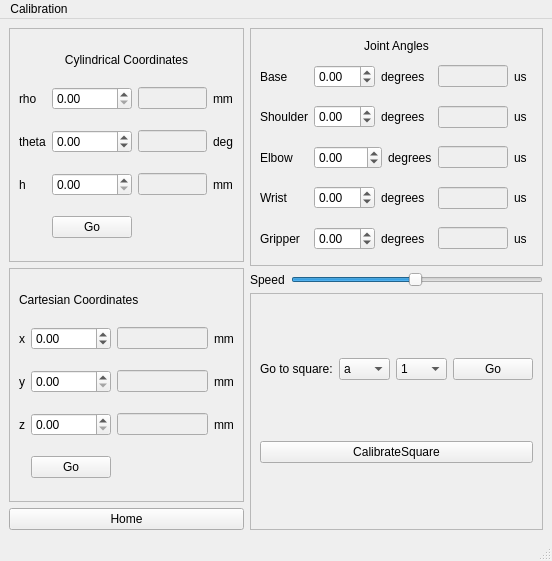
<?xml version="1.0" encoding="UTF-8"?>
<ui version="4.0">
 <class>MainWindow</class>
 <widget class="QMainWindow" name="MainWindow">
  <property name="geometry">
   <rect>
    <x>0</x>
    <y>0</y>
    <width>552</width>
    <height>561</height>
   </rect>
  </property>
  <property name="windowTitle">
   <string>MainWindow</string>
  </property>
  <widget class="QWidget" name="centralwidget">
   <layout class="QGridLayout" name="gridLayout_4">
    <item row="0" column="2">
     <layout class="QVBoxLayout" name="verticalLayout_3">
      <item>
       <widget class="QFrame" name="frame_3">
        <property name="frameShape">
         <enum>QFrame::StyledPanel</enum>
        </property>
        <property name="frameShadow">
         <enum>QFrame::Raised</enum>
        </property>
        <layout class="QHBoxLayout" name="horizontalLayout_2">
         <item>
          <layout class="QGridLayout" name="gridLayout">
           <item row="1" column="0">
            <widget class="QLabel" name="label_2">
             <property name="text">
              <string>Base</string>
             </property>
            </widget>
           </item>
           <item row="2" column="0">
            <widget class="QLabel" name="label_3">
             <property name="text">
              <string>Shoulder</string>
             </property>
            </widget>
           </item>
           <item row="3" column="0">
            <widget class="QLabel" name="label_4">
             <property name="text">
              <string>Elbow</string>
             </property>
            </widget>
           </item>
           <item row="4" column="0">
            <widget class="QLabel" name="label_5">
             <property name="text">
              <string>Wrist</string>
             </property>
            </widget>
           </item>
           <item row="5" column="0">
            <widget class="QLabel" name="label_6">
             <property name="text">
              <string>Gripper</string>
             </property>
            </widget>
           </item>
           <item row="1" column="1">
            <layout class="QHBoxLayout" name="horizontalLayout_3">
             <item>
              <widget class="QDoubleSpinBox" name="baseAng">
               <property name="minimum">
                <double>-90.000000000000000</double>
               </property>
               <property name="maximum">
                <double>90.000000000000000</double>
               </property>
               <property name="singleStep">
                <double>0.100000000000000</double>
               </property>
              </widget>
             </item>
             <item>
              <widget class="QLabel" name="label_7">
               <property name="text">
                <string>degrees</string>
               </property>
              </widget>
             </item>
            </layout>
           </item>
           <item row="1" column="2">
            <layout class="QHBoxLayout" name="horizontalLayout_4">
             <item>
              <widget class="QLineEdit" name="baseUs">
               <property name="enabled">
                <bool>false</bool>
               </property>
               <property name="readOnly">
                <bool>true</bool>
               </property>
              </widget>
             </item>
             <item>
              <widget class="QLabel" name="label_8">
               <property name="text">
                <string>us</string>
               </property>
              </widget>
             </item>
            </layout>
           </item>
           <item row="2" column="1">
            <layout class="QHBoxLayout" name="horizontalLayout_5">
             <item>
              <widget class="QDoubleSpinBox" name="shoulderAng">
               <property name="minimum">
                <double>-90.000000000000000</double>
               </property>
               <property name="maximum">
                <double>90.000000000000000</double>
               </property>
               <property name="singleStep">
                <double>0.100000000000000</double>
               </property>
              </widget>
             </item>
             <item>
              <widget class="QLabel" name="label_9">
               <property name="text">
                <string>degrees</string>
               </property>
              </widget>
             </item>
            </layout>
           </item>
           <item row="2" column="2">
            <layout class="QHBoxLayout" name="horizontalLayout_6">
             <item>
              <widget class="QLineEdit" name="shoulderUs">
               <property name="enabled">
                <bool>false</bool>
               </property>
               <property name="readOnly">
                <bool>true</bool>
               </property>
              </widget>
             </item>
             <item>
              <widget class="QLabel" name="label_13">
               <property name="text">
                <string>us</string>
               </property>
              </widget>
             </item>
            </layout>
           </item>
           <item row="3" column="1">
            <layout class="QHBoxLayout" name="horizontalLayout_7">
             <item>
              <widget class="QDoubleSpinBox" name="elbowAng">
               <property name="minimum">
                <double>-180.000000000000000</double>
               </property>
               <property name="maximum">
                <double>180.000000000000000</double>
               </property>
               <property name="singleStep">
                <double>0.100000000000000</double>
               </property>
              </widget>
             </item>
             <item>
              <widget class="QLabel" name="label_10">
               <property name="text">
                <string>degrees</string>
               </property>
              </widget>
             </item>
            </layout>
           </item>
           <item row="3" column="2">
            <layout class="QHBoxLayout" name="horizontalLayout_8">
             <item>
              <widget class="QLineEdit" name="elbowUs">
               <property name="enabled">
                <bool>false</bool>
               </property>
               <property name="readOnly">
                <bool>true</bool>
               </property>
              </widget>
             </item>
             <item>
              <widget class="QLabel" name="label_14">
               <property name="text">
                <string>us</string>
               </property>
              </widget>
             </item>
            </layout>
           </item>
           <item row="4" column="1">
            <layout class="QHBoxLayout" name="horizontalLayout_9">
             <item>
              <widget class="QDoubleSpinBox" name="wristAng">
               <property name="minimum">
                <double>-90.000000000000000</double>
               </property>
               <property name="maximum">
                <double>90.000000000000000</double>
               </property>
               <property name="singleStep">
                <double>0.100000000000000</double>
               </property>
              </widget>
             </item>
             <item>
              <widget class="QLabel" name="label_11">
               <property name="text">
                <string>degrees</string>
               </property>
              </widget>
             </item>
            </layout>
           </item>
           <item row="4" column="2">
            <layout class="QHBoxLayout" name="horizontalLayout_10">
             <item>
              <widget class="QLineEdit" name="wristUs">
               <property name="enabled">
                <bool>false</bool>
               </property>
               <property name="readOnly">
                <bool>true</bool>
               </property>
              </widget>
             </item>
             <item>
              <widget class="QLabel" name="label_15">
               <property name="text">
                <string>us</string>
               </property>
              </widget>
             </item>
            </layout>
           </item>
           <item row="5" column="1">
            <layout class="QHBoxLayout" name="horizontalLayout_11">
             <item>
              <widget class="QDoubleSpinBox" name="gripperAng">
               <property name="minimum">
                <double>-90.000000000000000</double>
               </property>
               <property name="maximum">
                <double>90.000000000000000</double>
               </property>
               <property name="singleStep">
                <double>0.100000000000000</double>
               </property>
              </widget>
             </item>
             <item>
              <widget class="QLabel" name="label_12">
               <property name="text">
                <string>degrees</string>
               </property>
              </widget>
             </item>
            </layout>
           </item>
           <item row="5" column="2">
            <layout class="QHBoxLayout" name="horizontalLayout_12">
             <item>
              <widget class="QLineEdit" name="gripperUs">
               <property name="enabled">
                <bool>false</bool>
               </property>
               <property name="readOnly">
                <bool>true</bool>
               </property>
              </widget>
             </item>
             <item>
              <widget class="QLabel" name="label_16">
               <property name="text">
                <string>us</string>
               </property>
              </widget>
             </item>
            </layout>
           </item>
           <item row="0" column="0" colspan="4">
            <widget class="QLabel" name="label">
             <property name="sizePolicy">
              <sizepolicy hsizetype="Minimum" vsizetype="Minimum">
               <horstretch>0</horstretch>
               <verstretch>0</verstretch>
              </sizepolicy>
             </property>
             <property name="maximumSize">
              <size>
               <width>1000</width>
               <height>15</height>
              </size>
             </property>
             <property name="frameShape">
              <enum>QFrame::NoFrame</enum>
             </property>
             <property name="text">
              <string>Joint Angles</string>
             </property>
             <property name="alignment">
              <set>Qt::AlignCenter</set>
             </property>
            </widget>
           </item>
          </layout>
         </item>
        </layout>
       </widget>
      </item>
      <item>
       <layout class="QHBoxLayout" name="horizontalLayout_15">
        <item>
         <widget class="QLabel" name="label_31">
          <property name="text">
           <string>Speed</string>
          </property>
         </widget>
        </item>
        <item>
         <widget class="QSlider" name="speedSlider">
          <property name="minimum">
           <number>1</number>
          </property>
          <property name="maximum">
           <number>100</number>
          </property>
          <property name="value">
           <number>50</number>
          </property>
          <property name="orientation">
           <enum>Qt::Horizontal</enum>
          </property>
          <property name="invertedAppearance">
           <bool>false</bool>
          </property>
          <property name="invertedControls">
           <bool>false</bool>
          </property>
          <property name="tickPosition">
           <enum>QSlider::NoTicks</enum>
          </property>
         </widget>
        </item>
       </layout>
      </item>
      <item>
       <widget class="QFrame" name="frame_4">
        <property name="sizePolicy">
         <sizepolicy hsizetype="Minimum" vsizetype="Minimum">
          <horstretch>0</horstretch>
          <verstretch>0</verstretch>
         </sizepolicy>
        </property>
        <property name="minimumSize">
         <size>
          <width>0</width>
          <height>100</height>
         </size>
        </property>
        <property name="frameShape">
         <enum>QFrame::StyledPanel</enum>
        </property>
        <property name="frameShadow">
         <enum>QFrame::Raised</enum>
        </property>
        <layout class="QHBoxLayout" name="horizontalLayout_17">
         <item>
          <layout class="QVBoxLayout" name="verticalLayout_2">
           <item>
            <layout class="QHBoxLayout" name="horizontalLayout_16">
             <item>
              <widget class="QLabel" name="label_32">
               <property name="text">
                <string>Go to square:</string>
               </property>
              </widget>
             </item>
             <item>
              <widget class="QComboBox" name="fileCombo">
               <item>
                <property name="text">
                 <string>a</string>
                </property>
               </item>
               <item>
                <property name="text">
                 <string>b</string>
                </property>
               </item>
               <item>
                <property name="text">
                 <string>c</string>
                </property>
               </item>
               <item>
                <property name="text">
                 <string>d</string>
                </property>
               </item>
               <item>
                <property name="text">
                 <string>e</string>
                </property>
               </item>
               <item>
                <property name="text">
                 <string>f</string>
                </property>
               </item>
               <item>
                <property name="text">
                 <string>g</string>
                </property>
               </item>
               <item>
                <property name="text">
                 <string>h</string>
                </property>
               </item>
              </widget>
             </item>
             <item>
              <widget class="QComboBox" name="rankCombo">
               <item>
                <property name="text">
                 <string>1</string>
                </property>
               </item>
               <item>
                <property name="text">
                 <string>2</string>
                </property>
               </item>
               <item>
                <property name="text">
                 <string>3</string>
                </property>
               </item>
               <item>
                <property name="text">
                 <string>4</string>
                </property>
               </item>
               <item>
                <property name="text">
                 <string>5</string>
                </property>
               </item>
               <item>
                <property name="text">
                 <string>6</string>
                </property>
               </item>
               <item>
                <property name="text">
                 <string>7</string>
                </property>
               </item>
               <item>
                <property name="text">
                 <string>8</string>
                </property>
               </item>
              </widget>
             </item>
             <item>
              <widget class="QPushButton" name="goSquare">
               <property name="text">
                <string>Go</string>
               </property>
              </widget>
             </item>
            </layout>
           </item>
           <item>
            <widget class="QPushButton" name="calibrateSquare">
             <property name="text">
              <string>CalibrateSquare</string>
             </property>
            </widget>
           </item>
          </layout>
         </item>
        </layout>
       </widget>
      </item>
     </layout>
    </item>
    <item row="0" column="0">
     <layout class="QVBoxLayout" name="verticalLayout">
      <item>
       <widget class="QFrame" name="frame_2">
        <property name="frameShape">
         <enum>QFrame::StyledPanel</enum>
        </property>
        <property name="frameShadow">
         <enum>QFrame::Raised</enum>
        </property>
        <layout class="QHBoxLayout" name="horizontalLayout_13">
         <item>
          <layout class="QGridLayout" name="gridLayout_2">
           <item row="2" column="0">
            <widget class="QLabel" name="label_19">
             <property name="text">
              <string>theta</string>
             </property>
            </widget>
           </item>
           <item row="2" column="2">
            <widget class="QLineEdit" name="theta">
             <property name="enabled">
              <bool>false</bool>
             </property>
             <property name="readOnly">
              <bool>true</bool>
             </property>
            </widget>
           </item>
           <item row="3" column="2">
            <widget class="QLineEdit" name="h">
             <property name="enabled">
              <bool>false</bool>
             </property>
             <property name="readOnly">
              <bool>true</bool>
             </property>
            </widget>
           </item>
           <item row="1" column="2">
            <widget class="QLineEdit" name="rho">
             <property name="enabled">
              <bool>false</bool>
             </property>
             <property name="readOnly">
              <bool>true</bool>
             </property>
            </widget>
           </item>
           <item row="3" column="0">
            <widget class="QLabel" name="label_20">
             <property name="text">
              <string>h</string>
             </property>
            </widget>
           </item>
           <item row="1" column="0">
            <widget class="QLabel" name="label_18">
             <property name="text">
              <string>rho</string>
             </property>
            </widget>
           </item>
           <item row="0" column="0" colspan="4">
            <widget class="QLabel" name="label_17">
             <property name="maximumSize">
              <size>
               <width>16777215</width>
               <height>15</height>
              </size>
             </property>
             <property name="text">
              <string>Cylindrical Coordinates</string>
             </property>
             <property name="alignment">
              <set>Qt::AlignCenter</set>
             </property>
            </widget>
           </item>
           <item row="2" column="1">
            <widget class="QDoubleSpinBox" name="thetaIn">
             <property name="minimum">
              <double>-180.000000000000000</double>
             </property>
             <property name="maximum">
              <double>180.000000000000000</double>
             </property>
             <property name="singleStep">
              <double>0.100000000000000</double>
             </property>
            </widget>
           </item>
           <item row="3" column="1">
            <widget class="QDoubleSpinBox" name="hIn">
             <property name="singleStep">
              <double>0.100000000000000</double>
             </property>
            </widget>
           </item>
           <item row="4" column="1">
            <widget class="QPushButton" name="goCyl">
             <property name="text">
              <string>Go</string>
             </property>
            </widget>
           </item>
           <item row="1" column="1">
            <widget class="QDoubleSpinBox" name="rhoIn">
             <property name="maximum">
              <double>200.000000000000000</double>
             </property>
             <property name="singleStep">
              <double>0.100000000000000</double>
             </property>
            </widget>
           </item>
           <item row="1" column="3">
            <widget class="QLabel" name="label_25">
             <property name="text">
              <string>mm</string>
             </property>
            </widget>
           </item>
           <item row="2" column="3">
            <widget class="QLabel" name="label_26">
             <property name="text">
              <string>deg</string>
             </property>
            </widget>
           </item>
           <item row="3" column="3">
            <widget class="QLabel" name="label_27">
             <property name="text">
              <string>mm</string>
             </property>
            </widget>
           </item>
          </layout>
         </item>
        </layout>
       </widget>
      </item>
      <item>
       <widget class="QFrame" name="frame">
        <property name="frameShape">
         <enum>QFrame::StyledPanel</enum>
        </property>
        <property name="frameShadow">
         <enum>QFrame::Raised</enum>
        </property>
        <layout class="QHBoxLayout" name="horizontalLayout_14">
         <item>
          <layout class="QGridLayout" name="gridLayout_3">
           <item row="6" column="1">
            <widget class="QLabel" name="label_24">
             <property name="text">
              <string>z</string>
             </property>
            </widget>
           </item>
           <item row="5" column="1">
            <widget class="QLabel" name="label_23">
             <property name="text">
              <string>y</string>
             </property>
            </widget>
           </item>
           <item row="0" column="1" colspan="4">
            <widget class="QLabel" name="label_21">
             <property name="maximumSize">
              <size>
               <width>16777215</width>
               <height>15</height>
              </size>
             </property>
             <property name="text">
              <string>Cartesian Coordinates</string>
             </property>
            </widget>
           </item>
           <item row="4" column="1">
            <widget class="QLabel" name="label_22">
             <property name="text">
              <string>x</string>
             </property>
            </widget>
           </item>
           <item row="5" column="3">
            <widget class="QLineEdit" name="y">
             <property name="enabled">
              <bool>false</bool>
             </property>
            </widget>
           </item>
           <item row="7" column="2">
            <widget class="QPushButton" name="goCart">
             <property name="text">
              <string>Go</string>
             </property>
            </widget>
           </item>
           <item row="5" column="2">
            <widget class="QDoubleSpinBox" name="yin">
             <property name="maximum">
              <double>200.000000000000000</double>
             </property>
             <property name="singleStep">
              <double>0.100000000000000</double>
             </property>
            </widget>
           </item>
           <item row="6" column="2">
            <widget class="QDoubleSpinBox" name="zin">
             <property name="singleStep">
              <double>0.100000000000000</double>
             </property>
            </widget>
           </item>
           <item row="4" column="2">
            <widget class="QDoubleSpinBox" name="xin">
             <property name="minimum">
              <double>-200.000000000000000</double>
             </property>
             <property name="maximum">
              <double>200.000000000000000</double>
             </property>
             <property name="singleStep">
              <double>0.100000000000000</double>
             </property>
            </widget>
           </item>
           <item row="6" column="3">
            <widget class="QLineEdit" name="z">
             <property name="enabled">
              <bool>false</bool>
             </property>
            </widget>
           </item>
           <item row="4" column="3">
            <widget class="QLineEdit" name="x">
             <property name="enabled">
              <bool>false</bool>
             </property>
            </widget>
           </item>
           <item row="4" column="4">
            <widget class="QLabel" name="label_28">
             <property name="text">
              <string>mm</string>
             </property>
            </widget>
           </item>
           <item row="5" column="4">
            <widget class="QLabel" name="label_29">
             <property name="text">
              <string>mm</string>
             </property>
            </widget>
           </item>
           <item row="6" column="4">
            <widget class="QLabel" name="label_30">
             <property name="text">
              <string>mm</string>
             </property>
            </widget>
           </item>
          </layout>
         </item>
        </layout>
       </widget>
      </item>
      <item>
       <widget class="QPushButton" name="homeButton">
        <property name="text">
         <string>Home</string>
        </property>
       </widget>
      </item>
     </layout>
    </item>
   </layout>
  </widget>
  <widget class="QMenuBar" name="menubar">
   <property name="geometry">
    <rect>
     <x>0</x>
     <y>0</y>
     <width>552</width>
     <height>19</height>
    </rect>
   </property>
   <widget class="QMenu" name="menuFile">
    <property name="title">
     <string>Calibration</string>
    </property>
    <addaction name="actionSet_calibration"/>
    <addaction name="actionCalibration_wizard"/>
   </widget>
   <addaction name="menuFile"/>
  </widget>
  <widget class="QStatusBar" name="statusbar"/>
  <action name="actionSet_calibration">
   <property name="text">
    <string>Set calibration...</string>
   </property>
  </action>
  <action name="actionCalibration_wizard">
   <property name="text">
    <string>Calibration wizard</string>
   </property>
  </action>
 </widget>
 <resources/>
 <connections>
  <connection>
   <sender>actionSet_calibration</sender>
   <signal>triggered()</signal>
   <receiver>MainWindow</receiver>
   <slot>showCalibrationWindow()</slot>
   <hints>
    <hint type="sourcelabel">
     <x>-1</x>
     <y>-1</y>
    </hint>
    <hint type="destinationlabel">
     <x>399</x>
     <y>299</y>
    </hint>
   </hints>
  </connection>
  <connection>
   <sender>homeButton</sender>
   <signal>pressed()</signal>
   <receiver>MainWindow</receiver>
   <slot>home()</slot>
   <hints>
    <hint type="sourcelabel">
     <x>205</x>
     <y>522</y>
    </hint>
    <hint type="destinationlabel">
     <x>205</x>
     <y>282</y>
    </hint>
   </hints>
  </connection>
  <connection>
   <sender>baseAng</sender>
   <signal>editingFinished()</signal>
   <receiver>MainWindow</receiver>
   <slot>onAngleChanged()</slot>
   <hints>
    <hint type="sourcelabel">
     <x>118</x>
     <y>67</y>
    </hint>
    <hint type="destinationlabel">
     <x>205</x>
     <y>282</y>
    </hint>
   </hints>
  </connection>
  <connection>
   <sender>shoulderAng</sender>
   <signal>editingFinished()</signal>
   <receiver>MainWindow</receiver>
   <slot>onAngleChanged()</slot>
   <hints>
    <hint type="sourcelabel">
     <x>118</x>
     <y>90</y>
    </hint>
    <hint type="destinationlabel">
     <x>205</x>
     <y>282</y>
    </hint>
   </hints>
  </connection>
  <connection>
   <sender>elbowAng</sender>
   <signal>editingFinished()</signal>
   <receiver>MainWindow</receiver>
   <slot>onAngleChanged()</slot>
   <hints>
    <hint type="sourcelabel">
     <x>118</x>
     <y>112</y>
    </hint>
    <hint type="destinationlabel">
     <x>205</x>
     <y>282</y>
    </hint>
   </hints>
  </connection>
  <connection>
   <sender>wristAng</sender>
   <signal>editingFinished()</signal>
   <receiver>MainWindow</receiver>
   <slot>onAngleChanged()</slot>
   <hints>
    <hint type="sourcelabel">
     <x>118</x>
     <y>134</y>
    </hint>
    <hint type="destinationlabel">
     <x>205</x>
     <y>282</y>
    </hint>
   </hints>
  </connection>
  <connection>
   <sender>gripperAng</sender>
   <signal>editingFinished()</signal>
   <receiver>MainWindow</receiver>
   <slot>onAngleChanged()</slot>
   <hints>
    <hint type="sourcelabel">
     <x>118</x>
     <y>157</y>
    </hint>
    <hint type="destinationlabel">
     <x>205</x>
     <y>282</y>
    </hint>
   </hints>
  </connection>
  <connection>
   <sender>speedSlider</sender>
   <signal>valueChanged(int)</signal>
   <receiver>MainWindow</receiver>
   <slot>onSpeedChanged()</slot>
   <hints>
    <hint type="sourcelabel">
     <x>227</x>
     <y>576</y>
    </hint>
    <hint type="destinationlabel">
     <x>205</x>
     <y>308</y>
    </hint>
   </hints>
  </connection>
  <connection>
   <sender>goCart</sender>
   <signal>pressed()</signal>
   <receiver>MainWindow</receiver>
   <slot>onCartGo()</slot>
   <hints>
    <hint type="sourcelabel">
     <x>74</x>
     <y>511</y>
    </hint>
    <hint type="destinationlabel">
     <x>205</x>
     <y>308</y>
    </hint>
   </hints>
  </connection>
  <connection>
   <sender>goCyl</sender>
   <signal>pressed()</signal>
   <receiver>MainWindow</receiver>
   <slot>onCylGo()</slot>
   <hints>
    <hint type="sourcelabel">
     <x>98</x>
     <y>354</y>
    </hint>
    <hint type="destinationlabel">
     <x>205</x>
     <y>308</y>
    </hint>
   </hints>
  </connection>
  <connection>
   <sender>goSquare</sender>
   <signal>pressed()</signal>
   <receiver>MainWindow</receiver>
   <slot>onGoSquare()</slot>
   <hints>
    <hint type="sourcelabel">
     <x>330</x>
     <y>534</y>
    </hint>
    <hint type="destinationlabel">
     <x>205</x>
     <y>308</y>
    </hint>
   </hints>
  </connection>
  <connection>
   <sender>actionCalibration_wizard</sender>
   <signal>triggered()</signal>
   <receiver>MainWindow</receiver>
   <slot>onCalibrationWizard()</slot>
   <hints>
    <hint type="sourcelabel">
     <x>-1</x>
     <y>-1</y>
    </hint>
    <hint type="destinationlabel">
     <x>205</x>
     <y>361</y>
    </hint>
   </hints>
  </connection>
  <connection>
   <sender>calibrateSquare</sender>
   <signal>pressed()</signal>
   <receiver>MainWindow</receiver>
   <slot>onCalibrateSquare()</slot>
   <hints>
    <hint type="sourcelabel">
     <x>391</x>
     <y>506</y>
    </hint>
    <hint type="destinationlabel">
     <x>275</x>
     <y>280</y>
    </hint>
   </hints>
  </connection>
 </connections>
 <slots>
  <slot>showCalibrationWindow()</slot>
  <slot>home()</slot>
  <slot>onAngleChanged()</slot>
  <slot>onCylGo()</slot>
  <slot>onCartGo()</slot>
  <slot>onSpeedChanged()</slot>
  <slot>onGoSquare()</slot>
  <slot>onCalibrationWizard()</slot>
  <slot>onCalibrateSquare()</slot>
 </slots>
</ui>
